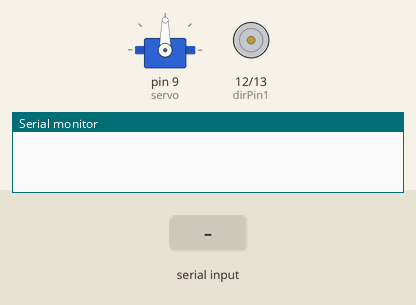
This sketch was run on a simulated Arduino Uno, built with avr-gcc and run on an emulated ATmega328P. Shown: servo, motor-driver pin pairs drawn as motors (green arrow = first pin HIGH = forward, orange = second pin HIGH = backward, longer = more drive, scaled by the enable pin), the last lines printed to the serial monitor. The inputs (shaded band) are chosen by the test bench.

Above: at 1.2 s.
1.3 s: "90,45\n" received over the second serial link
At 2.1 s:
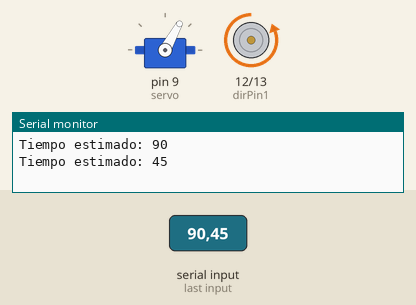
At 3.71 s:
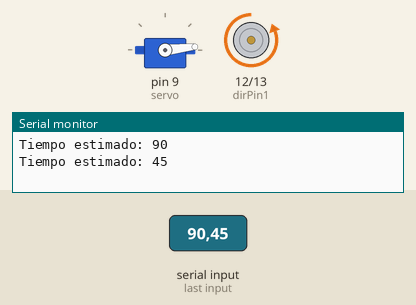
Timing chart, 0 to 10.3 s (numbered marks = the images above; inputs shaded):
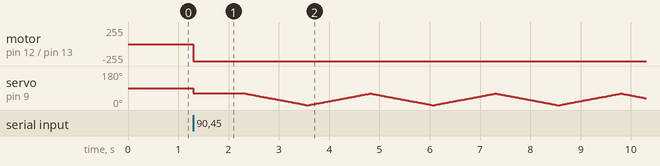

The sketch:

CodigoArduinoDelProyecto.ino
```cpp
#include <Servo.h>
#include <SoftwareSerial.h>


const byte rxPin = 2;
const byte txPin = 3;


Servo servo;
int pos = 0;
int posIncrement = 1; // Incremento para el movimiento gradual del servo
int servoDelay = 20;  // Retardo para el movimiento lento del servo


int speedPin = 11;
int dirPin1 = 12;
int dirPin2 = 13;
int speedMotor = 255;


unsigned long tiempo1 = 0;
bool servoact = false;
int valor = 0;


SoftwareSerial mySerial(rxPin, txPin);


void setup() {
  Serial.begin(9600);
  mySerial.begin(9600);


  servo.attach(9);
  pinMode(speedPin, OUTPUT);
  pinMode(dirPin1, OUTPUT);
  pinMode(dirPin2, OUTPUT);
}


void loop() {
  unsigned long currentMillis = millis();


  if (mySerial.available() > 0) {
    valor = mySerial.parseInt(); // Lee el valor enviado por Bluetooth


    if (valor > 0) {
      tiempo1 = currentMillis + (valor * 1000); // Calcula el tiempo de finalización
      Serial.print("Tiempo estimado: ");
      Serial.println(valor);


      digitalWrite(dirPin1, LOW);
      digitalWrite(dirPin2, HIGH);
      analogWrite(speedPin, speedMotor);


      servo.attach(9); // Adjuntar el servo
      servo.write(60); // Posición inicial del servo
      pos = 60; // Establecer la posición inicial


      servoact = true;
    }
  }


  // Control del servo mientras está activo
  if (servoact) {
    if (currentMillis < tiempo1) {
      if (pos <= 60 && pos >= 0) {
        pos += posIncrement;
        servo.write(pos);
        delay(servoDelay); // Retardo para el movimiento lento del servo
      } else {
        posIncrement = -posIncrement; // Invertir la dirección del movimiento
        pos += posIncrement;
        servo.write(pos);
        delay(servoDelay); // Retardo para el movimiento lento del servo
      }
    } else {
      // Detener el motor DC y el servo al finalizar el tiempo
      analogWrite(speedPin, 0);
      servo.detach();
      servoact = false;
      valor = 0;
      tiempo1 = 0;
    }
  }
}
```
